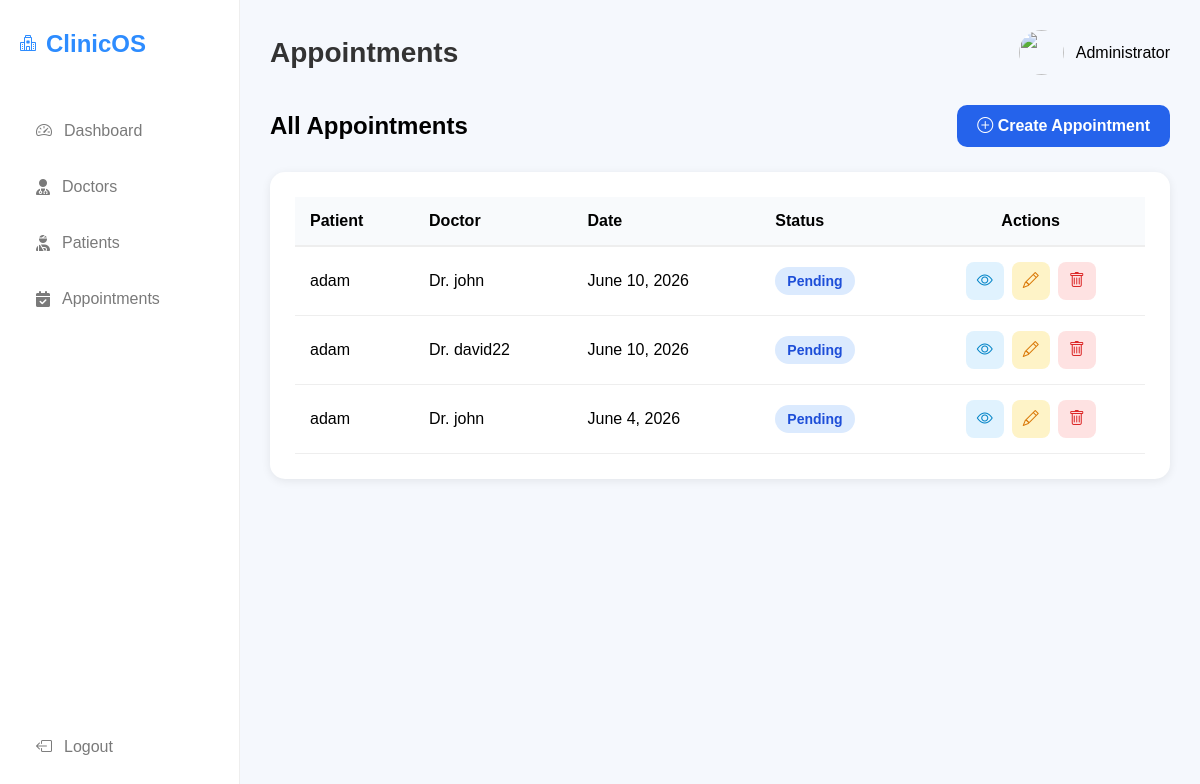
Before: /admin_panel/appointments/ (signed in) with the older database file.
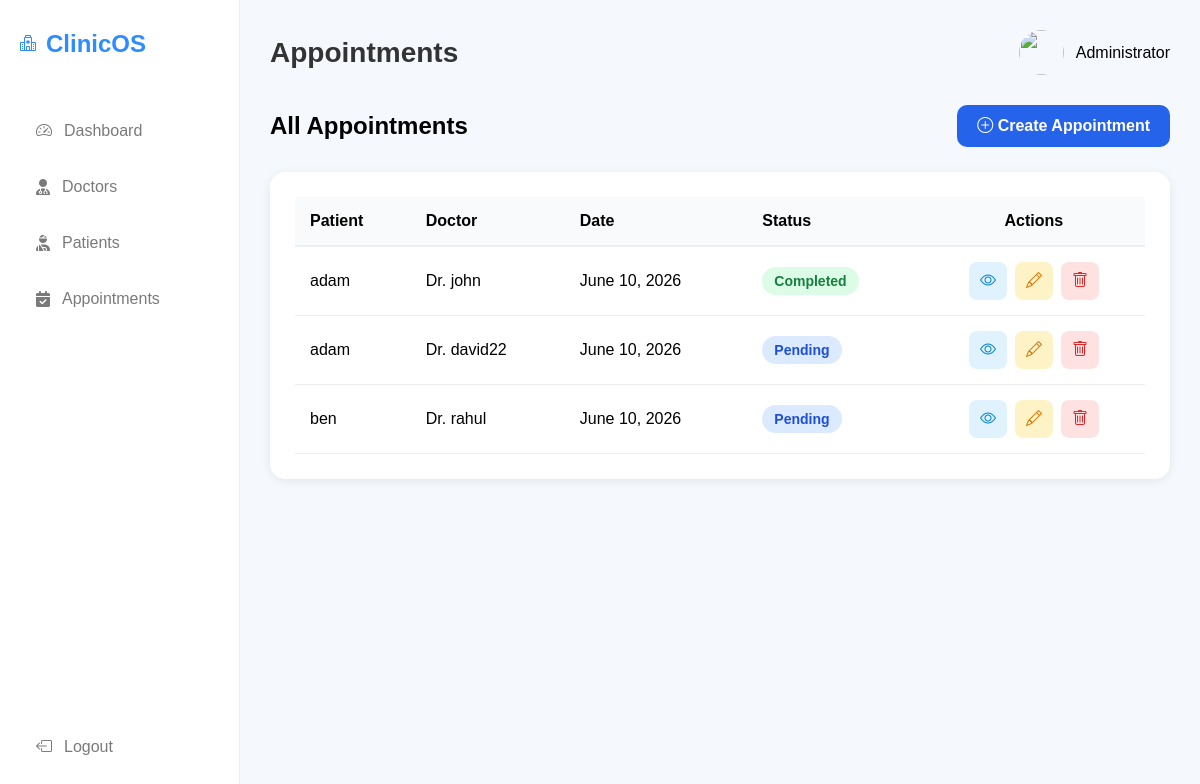
After: the same page with the newer database file.
### managementsystem/models.py (models this page shows, shortened)
class Appointment(models.Model):
    doctor = models.ForeignKey(Doctor, on_delete=models.CASCADE)
    patient = models.ForeignKey(Patient, on_delete=models.CASCADE)
    appointment_date = models.DateField(default=timezone.now)
    appointment_time = models.TimeField(null=True,blank=True)
    reason = models.TextField(blank=True)
    STATUS_CHOICES = [('Pending', 'Pending'),('Completed', 'Completed'),]
    status = models.CharField(max_length=20,choices=STATUS_CHOICES,default='Pending')
    notes = models.TextField(blank=True)

class Patient(models.Model):
    user = models.OneToOneField(CustomUser,on_delete=models.CASCADE)
    gender_choices = (('male','Male'),('female','Female'),('other','Other'))
    gender = models.CharField(max_length=10,choices=gender_choices,default='male')
    age = models.IntegerField()
    phone = models.CharField(max_length=15)
    blood_group = models.CharField(max_length=5)
    photo = models.ImageField(upload_to='patients',default='default/default.png')
    def __str__(self):
        return self.user.username

class CustomUser(AbstractUser):
    ROLE_CHOICES = (
        ('admin', 'Admin'),
        ('doctor', 'Doctor'),
        ('patient', 'Patient'),
    )
    role = models.CharField(max_length=20, choices=ROLE_CHOICES,default='patient')

class Doctor(models.Model):
    user = models.OneToOneField(CustomUser,on_delete=models.CASCADE)
    phone = models.CharField(max_length=15, blank=True, null=True)
    department = models.CharField(max_length=100)
    education = models.TextField(default='MBBS')
    photo = models.ImageField(upload_to='doctors',default='default/default.png')
    def __str__(self):
        return self.user.username

### managementsystem/views/admin_views.py (the view)
# urls.py: path('appointments/', admin_appointment_list,name='admin_appointments'),
@login_required
def admin_appointment_list(request):
    appointments = (Appointment.objects.select_related('patient', 'doctor').order_by('-appointment_date'))
    context = {'appointments': appointments}
    return render(request, 'admin/appointments.html', context)

### managementsystem/templates/admin/appointments.html (shortened to what this page needs)
{% extends 'admin/base.html' %}
{% load static %}
{% block header %}Appointments{% endblock %}
{% block content %}
<div class="page-header">
    <h2>All Appointments</h2>
    <a href="{% url 'admin_create_appointment'%}" class="create-btn">
        <i class="bi bi-plus-circle"></i>
        Create Appointment
    </a>
</div>
<div class="table-card">
    <table>
        <thead>
            <tr>
                <th>Patient</th>
                <th>Doctor</th>
                <th>Date</th>
                <th>Status</th>
                <th class="text-center">Actions</th>
            </tr>
        </thead>
        <tbody>
            {% for appointment in appointments %}
            <tr>
                <td>{{ appointment.patient }}</td>
                <td>
                    Dr. {{ appointment.doctor }}
                </td>
                <td>
                    {{ appointment.appointment_date }}
                </td>
                <td>
                    {% if appointment.status == 'Completed' %}
                        <span class="status completed">
                            Completed
                        </span>
                    {% else %}
                        <span class="status scheduled">
                            Pending
                        </span>
                    {% endif %}
                </td>
                <td class="text-center">
                    <div class="action-buttons">
                        <a href="{%url 'admin_view_appointment' appointment.id %}"
                           class="view-btn"
                           title="View">
                            <i class="bi bi-eye"></i>
                        </a>
                        <a href="{% url 'admin_update_appointment' appointment.id %}"
                           class="edit-btn"
                           title="Edit">
                            <i class="bi bi-pencil"></i>
                        </a>
                        <a href="{% url 'admin_delete_appointment' appointment.id %}"
                           class="delete-btn"
                           title="Delete">
                            <i class="bi bi-trash"></i>
                        </a>
                    </div>
                </td>
            </tr>
            {% endfor %}
        </tbody>
    </table>
</div>
{% endblock %}

Changed rows visible on the page:
removed Appointment: patient "adam", doctor "john", appointment_date "June 4, 2026", status "Pending"
changed Appointment "john": status "Pending" → "Completed"
added Appointment: patient "ben", doctor "rahul", appointment_date "June 10, 2026", status "Pending"
